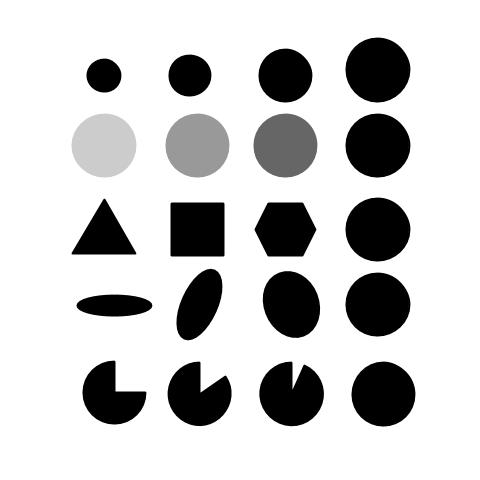
//> input picture 06_DetectionContours/blob.jpg, 480 x 480 px
$ ./findContours   (built with g++ and OpenCV 4)
//> lines starting //> are read from the running program, lines starting //| are printed output that depends on the picture; after the words box and inside, x2 and y2 are one past the last pixel; in counts of white or black regions, pixels touching at a corner belong together
/*************************************************************************************/
/*!
    \file     findContours.cpp
    \author   Philippe SIMIER (Touchard Wahington le Mans) <philaure@wanadoo.fr>

    \brief    Trouver les contours des objets (findContours)
    \detail   Cette fonction permet de trouver les contours en remplissant un vecteur de point qui correspond
              aux points qui sont définis sur le contour extérieur de l'objet. En fait plusieurs constantes sont
              définies dans OpenCV et permettent de trouver les points extérieurs de l'objet mais aussi ceux qui
              font parties des trous internes de l'objet. On peut aussi vouloir créer une hiérarchie d'objet en
	      passant au travers une liste des contours extérieurs jusqu'au contours intérieurs.


    \compilation
	      g++ $(pkg-config --libs --cflags opencv) -o findContours  findContours.cpp

    \version    1.0 - First release
*/
/**************************************************************************************/

#include <iostream>
#include <opencv2/opencv.hpp>

using namespace cv;
using namespace std;

int seuilA = 5;


int main(int argc,char ** argv)
{
  Mat imgSource, image_RGB, image_gray, image_CNY;
  vector<vector<Point> > contours;      // contours est un vecteur de vecteurs de points
  vector<Vec4i> hierarchy;
  RNG rng(12345);

  double largeur,hauteur;


    imgSource = imread("blob.jpg", CV_LOAD_IMAGE_COLOR);
//> imgSource is the input picture: 480 rows x 480 cols, CV_8UC3; min 0, max 255, mean 203
    if (!imgSource.data) {
      	cerr << "ERREUR: Impossible d'ouvrir le fichier" << endl;
    	return -1;
    }

    blur( imgSource, imgSource, Size(5,5) );
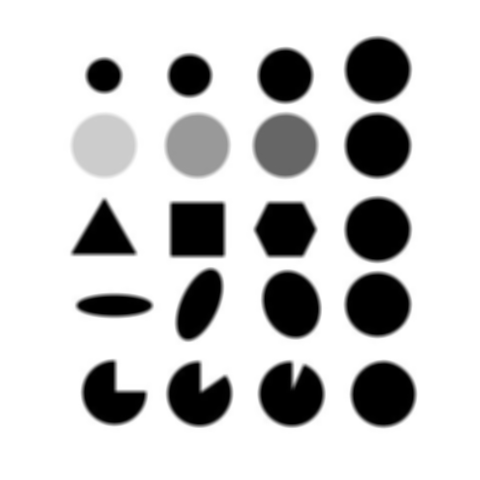
//> imgSource: 480 rows x 480 cols, CV_8UC3; 18.94% of pixels changed, all inside (x1, y1, x2, y2) = (63, 30, 418, 434)
    cvtColor( imgSource, image_gray, CV_RGB2GRAY);
    threshold(image_gray, image_gray, 230, 255, CV_THRESH_BINARY_INV);
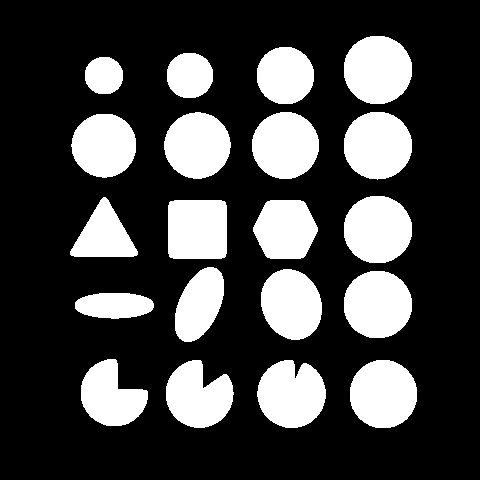
//> image_gray: 480 rows x 480 cols, CV_8UC1; 26.1% white; 20 white regions, largest, box (x1, y1, x2, y2) and area: (344, 36, 412, 104) 3697, (344, 112, 412, 180) 3655, (344, 196, 412, 263) 3654
    Canny( image_gray, image_CNY, seuilA,2 * seuilA, 3, true );
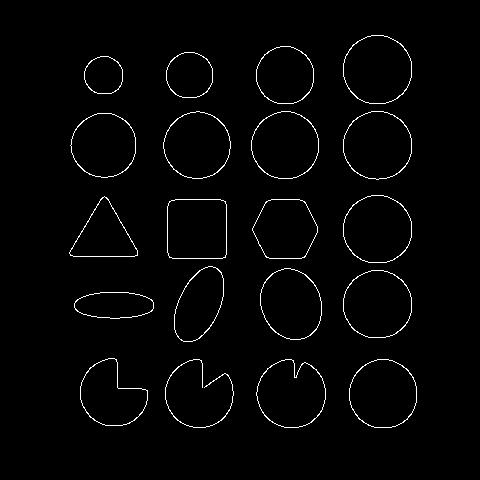
//> image_CNY: 480 rows x 480 cols, CV_8UC1; 1.8% white in thin lines or dots, all inside (x1, y1, x2, y2) = (69, 35, 417, 428)
    imshow("Canny", image_CNY);

    // findContours( image_CNY, contours, hierarchy, RETR_TREE, CHAIN_APPROX_SIMPLE, Point(0, 0) );
    findContours( image_CNY, contours, CV_RETR_EXTERNAL, CV_CHAIN_APPROX_SIMPLE );
//> contours = 20 contours; largest, box (x1, y1, x2, y2) and area: (343, 35, 412, 104) 3708, (343, 111, 412, 180) 3668, (343, 195, 412, 263) 3665, (343, 270, 412, 338) 3663, (349, 359, 417, 428) 3656
    cout << "Nombre d'objets trouvés :" << contours.size() << endl;
//| Nombre d'objets trouvés :20

    // Dessine les  contours des objets trouvés
    /* La fonction drawContours permet  de tracer les contours qui ont été trouvés. On parcours le
	vecteur contours et pour chaque objet trouvé, on dessine la séquence de points de l'objet.
    */
    Mat drawing = Mat::zeros( image_CNY.size(), CV_8UC3 );
    for( int i = 0; i< contours.size(); i++ )
    {
       	Scalar color = Scalar( rng.uniform(0, 255), rng.uniform(0,255), rng.uniform(0,255) );
       	drawContours( drawing, contours, i, color, 1, 8, hierarchy, 0, Point() );
	imshow("contours", drawing);
	cout << "Objet id : " << i << " perimetre : " << arcLength(contours[i], true) << " Aire : " << contourArea(contours[i]) << endl;
	waitKey(0);
    }
//> this loop made 20 passes
//| Objet id : 0 perimetre : 226.652 Aire : 3656
//| Objet id : 1 perimetre : 253.622 Aire : 3591
//| Objet id : 2 perimetre : 498.174 Aire : 32.5
//| Objet id : 3 perimetre : 232.853 Aire : 2922
//| Objet id : 4 perimetre : 187.74 Aire : 1657
//| Objet id : 5 perimetre : 226.652 Aire : 3663
//| Objet id : 6 perimetre : 219.48 Aire : 3388
//| Objet id : 7 perimetre : 205.823 Aire : 2589
//> (output is shown up to pass 8 of 20)
//> pass 1, `imshow("contours", drawing);`:
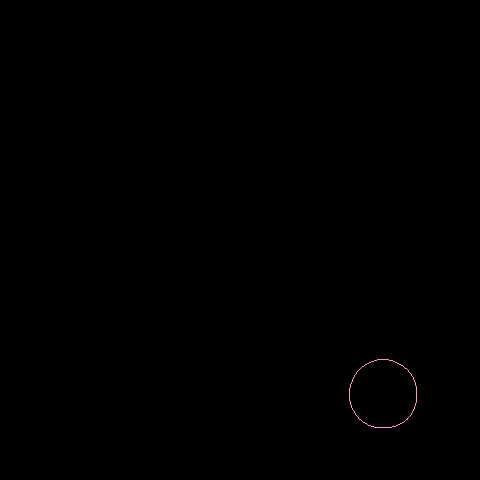
//> window 'contours': 480 rows x 480 cols, CV_8UC3; mean B, G, R 0.2, 0.1, 0.2
//> pass 2, `imshow("contours", drawing);`:
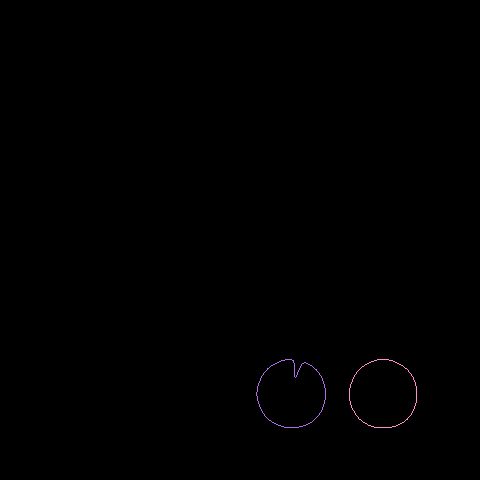
//> window 'contours': 480 rows x 480 cols, CV_8UC3; mean B, G, R 0.4, 0.2, 0.4
//> after the loop:
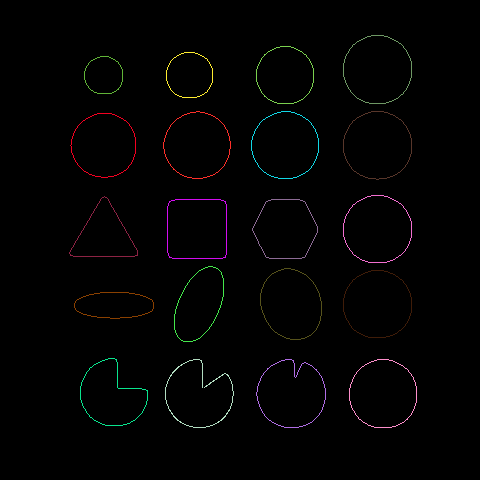
//> drawing: 480 rows x 480 cols, CV_8UC3; mean B, G, R 1.9, 2, 2.4

    destroyAllWindows();
    cout << "bye!" <<endl;

  return 0;
}
